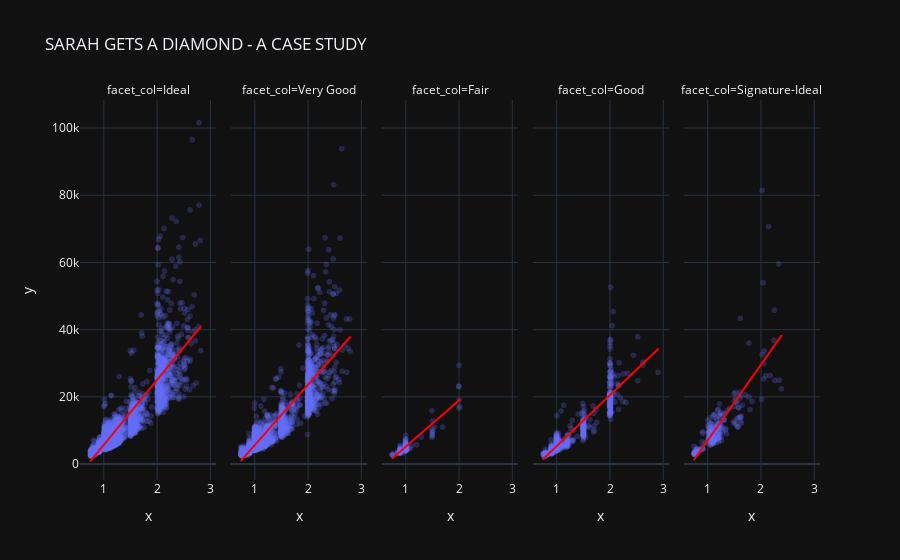

The notebook cell this image was saved under:
### Code cell
import plotly.express as px
fig = px.scatter(x=data['Carat Weight'], y=data['Price'], 
                 facet_col = data['Cut'], opacity = 0.25, template = 'plotly_dark', trendline='ols',
                 trendline_color_override = 'red', title = 'SARAH GETS A DIAMOND - A CASE STUDY')
fig.show()

### Figure 1 — Plotly figure (JSON) as saved in the notebook; plotly's stock layout.template omitted (floating-point values rounded to 4 significant figures; data arrays with more than 128 entries replaced by an {"elided": "..."} marker saying what was removed)
{"data": [{"hovertemplate": "facet_col=Ideal<br>x=%{x}<br>y=%{y}<extra></extra>", "legendgroup": "", "marker": {"color": "#636efa", "opacity": 0.25, "symbol": "circle"}, "mode": "markers", "name": "", "showlegend": false, "type": "scattergl", "x": {"elided": "2482 float values"}, "xaxis": "x", "y": {"elided": "2482 int values"}, "yaxis": "y"}, {"hovertemplate": "<b>OLS trendline</b><br>y = 19307.8 * x + -13561.6<br>R<sup>2</sup>=0.731079<br><br>facet_col=Ideal<br>x=%{x}<br>y=%{y} <b>(trend)</b><extra></extra>", "legendgroup": "", "line": {"color": "red"}, "marker": {"color": "#636efa", "symbol": "circle"}, "mode": "lines", "name": "", "showlegend": false, "type": "scattergl", "x": {"elided": "2482 float values"}, "xaxis": "x", "y": {"elided": "2482 float values"}, "yaxis": "y"}, {"hovertemplate": "facet_col=Very Good<br>x=%{x}<br>y=%{y}<extra></extra>", "legendgroup": "", "marker": {"color": "#636efa", "opacity": 0.25, "symbol": "circle"}, "mode": "markers", "name": "", "showlegend": false, "type": "scattergl", "x": {"elided": "2428 float values"}, "xaxis": "x2", "y": {"elided": "2428 int values"}, "yaxis": "y2"}, {"hovertemplate": "<b>OLS trendline</b><br>y = 17938.1 * x + -12425.7<br>R<sup>2</sup>=0.751164<br><br>facet_col=Very Good<br>x=%{x}<br>y=%{y} <b>(trend)</b><extra></extra>", "legendgroup": "", "line": {"color": "red"}, "marker": {"color": "#636efa", "symbol": "circle"}, "mode": "lines", "name": "", "showlegend": false, "type": "scattergl", "x": {"elided": "2428 float values"}, "xaxis": "x2", "y": {"elided": "2428 float values"}, "yaxis": "y2"}, {"hovertemplate": "facet_col=Fair<br>x=%{x}<br>y=%{y}<extra></extra>", "legendgroup": "", "marker": {"color": "#636efa", "opacity": 0.25, "symbol": "circle"}, "mode": "markers", "name": "", "showlegend": false, "type": "scattergl", "x": {"elided": "129 float values"}, "xaxis": "x3", "y": {"elided": "129 int values"}, "yaxis": "y3"}, {"hovertemplate": "<b>OLS trendline</b><br>y = 13731.9 * x + -8651.53<br>R<sup>2</sup>=0.843598<br><br>facet_col=Fair<br>x=%{x}<br>y=%{y} <b>(trend)</b><extra></extra>", "legendgroup": "", "line": {"color": "red"}, "marker": {"color": "#636efa", "symbol": "circle"}, "mode": "lines", "name": "", "showlegend": false, "type": "scattergl", "x": {"elided": "129 float values"}, "xaxis": "x3", "y": {"elided": "129 float values"}, "yaxis": "y3"}, {"hovertemplate": "facet_col=Good<br>x=%{x}<br>y=%{y}<extra></extra>", "legendgroup": "", "marker": {"color": "#636efa", "opacity": 0.25, "symbol": "circle"}, "mode": "markers", "name": "", "showlegend": false, "type": "scattergl", "x": {"elided": "708 float values"}, "xaxis": "x4", "y": {"elided": "708 int values"}, "yaxis": "y4"}, {"hovertemplate": "<b>OLS trendline</b><br>y = 15154.7 * x + -9903.56<br>R<sup>2</sup>=0.813758<br><br>facet_col=Good<br>x=%{x}<br>y=%{y} <b>(trend)</b><extra></extra>", "legendgroup": "", "line": {"color": "red"}, "marker": {"color": "#636efa", "symbol": "circle"}, "mode": "lines", "name": "", "showlegend": false, "type": "scattergl", "x": {"elided": "708 float values"}, "xaxis": "x4", "y": {"elided": "708 float values"}, "yaxis": "y4"}, {"hovertemplate": "facet_col=Signature-Ideal<br>x=%{x}<br>y=%{y}<extra></extra>", "legendgroup": "", "marker": {"color": "#636efa", "opacity": 0.25, "symbol": "circle"}, "mode": "markers", "name": "", "showlegend": false, "type": "scattergl", "x": {"elided": "253 float values"}, "xaxis": "x5", "y": {"elided": "253 int values"}, "yaxis": "y5"}, {"hovertemplate": "<b>OLS trendline</b><br>y = 22493 * x + -15567.4<br>R<sup>2</sup>=0.630698<br><br>facet_col=Signature-Ideal<br>x=%{x}<br>y=%{y} <b>(trend)</b><extra></extra>", "legendgroup": "", "line": {"color": "red"}, "marker": {"color": "#636efa", "symbol": "circle"}, "mode": "lines", "name": "", "showlegend": false, "type": "scattergl", "x": {"elided": "253 float values"}, "xaxis": "x5", "y": {"elided": "253 float values"}, "yaxis": "y5"}], "layout": {"annotations": [{"font": {}, "showarrow": false, "text": "facet_col=Ideal", "x": 0.092, "xanchor": "center", "xref": "paper", "y": 1, "yanchor": "bottom", "yref": "paper"}, {"font": {}, "showarrow": false, "text": "facet_col=Very Good", "x": 0.296, "xanchor": "center", "xref": "paper", "y": 1, "yanchor": "bottom", "yref": "paper"}, {"font": {}, "showarrow": false, "text": "facet_col=Fair", "x": 0.5, "xanchor": "center", "xref": "paper", "y": 1, "yanchor": "bottom", "yref": "paper"}, {"font": {}, "showarrow": false, "text": "facet_col=Good", "x": 0.704, "xanchor": "center", "xref": "paper", "y": 1, "yanchor": "bottom", "yref": "paper"}, {"font": {}, "showarrow": false, "text": "facet_col=Signature-Ideal", "x": 0.908, "xanchor": "center", "xref": "paper", "y": 1, "yanchor": "bottom", "yref": "paper"}], "legend": {"tracegroupgap": 0}, "title": {"text": "SARAH GETS A DIAMOND - A CASE STUDY"}, "xaxis": {"anchor": "y", "domain": [0, 0.184], "title": {"text": "x"}}, "xaxis2": {"anchor": "y2", "domain": [0.204, 0.388], "matches": "x", "title": {"text": "x"}}, "xaxis3": {"anchor": "y3", "domain": [0.408, 0.592], "matches": "x", "title": {"text": "x"}}, "xaxis4": {"anchor": "y4", "domain": [0.612, 0.796], "matches": "x", "title": {"text": "x"}}, "xaxis5": {"anchor": "y5", "domain": [0.816, 1], "matches": "x", "title": {"text": "x"}}, "yaxis": {"anchor": "x", "domain": [0, 1], "title": {"text": "y"}}, "yaxis2": {"anchor": "x2", "domain": [0, 1], "matches": "y", "showticklabels": false}, "yaxis3": {"anchor": "x3", "domain": [0, 1], "matches": "y", "showticklabels": false}, "yaxis4": {"anchor": "x4", "domain": [0, 1], "matches": "y", "showticklabels": false}, "yaxis5": {"anchor": "x5", "domain": [0, 1], "matches": "y", "showticklabels": false}}}
